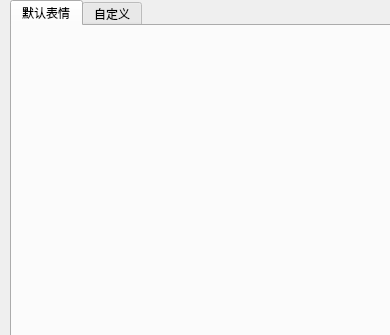
<?xml version="1.0" encoding="UTF-8"?>
<ui version="4.0">
 <class>chat_face</class>
 <widget class="QWidget" name="chat_face">
  <property name="geometry">
   <rect>
    <x>0</x>
    <y>0</y>
    <width>390</width>
    <height>335</height>
   </rect>
  </property>
  <property name="windowTitle">
   <string>Form</string>
  </property>
  <widget class="QWidget" name="gridLayoutWidget">
   <property name="geometry">
    <rect>
     <x>10</x>
     <y>0</y>
     <width>381</width>
     <height>341</height>
    </rect>
   </property>
   <layout class="QGridLayout" name="gridLayout">
    <item row="0" column="1">
     <widget class="QTabWidget" name="tabWidget">
      <property name="currentIndex">
       <number>0</number>
      </property>
      <widget class="QWidget" name="default_faces">
       <attribute name="title">
        <string>默认表情</string>
       </attribute>
       <widget class="QWidget" name="horizontalLayoutWidget">
        <property name="geometry">
         <rect>
          <x>0</x>
          <y>0</y>
          <width>381</width>
          <height>31</height>
         </rect>
        </property>
        <layout class="QHBoxLayout" name="horizontalLayout">
         <item>
          <widget class="myQLabel" name="label_8">
           <property name="text">
            <string/>
           </property>
           <property name="pixmap">
            <pixmap resource="image_resouce.qrc">:/imqface/8.gif</pixmap>
           </property>
          </widget>
         </item>
         <item>
          <widget class="myQLabel" name="label_7">
           <property name="text">
            <string/>
           </property>
           <property name="pixmap">
            <pixmap resource="image_resouce.qrc">:/imqface/7.gif</pixmap>
           </property>
          </widget>
         </item>
         <item>
          <widget class="myQLabel" name="label_6">
           <property name="text">
            <string/>
           </property>
           <property name="pixmap">
            <pixmap resource="image_resouce.qrc">:/imqface/6.gif</pixmap>
           </property>
          </widget>
         </item>
         <item>
          <widget class="myQLabel" name="label_5">
           <property name="text">
            <string/>
           </property>
           <property name="pixmap">
            <pixmap resource="image_resouce.qrc">:/imqface/5.gif</pixmap>
           </property>
          </widget>
         </item>
         <item>
          <widget class="myQLabel" name="label_4">
           <property name="text">
            <string/>
           </property>
           <property name="pixmap">
            <pixmap resource="image_resouce.qrc">:/imqface/4.gif</pixmap>
           </property>
          </widget>
         </item>
         <item>
          <widget class="myQLabel" name="label_3">
           <property name="text">
            <string/>
           </property>
           <property name="pixmap">
            <pixmap resource="image_resouce.qrc">:/imqface/3.gif</pixmap>
           </property>
          </widget>
         </item>
         <item>
          <widget class="myQLabel" name="label_2">
           <property name="text">
            <string/>
           </property>
           <property name="pixmap">
            <pixmap resource="image_resouce.qrc">:/imqface/2.gif</pixmap>
           </property>
          </widget>
         </item>
         <item>
          <widget class="myQLabel" name="label">
           <property name="text">
            <string/>
           </property>
           <property name="pixmap">
            <pixmap resource="image_resouce.qrc">:/imqface/1.gif</pixmap>
           </property>
          </widget>
         </item>
        </layout>
       </widget>
       <widget class="QWidget" name="horizontalLayoutWidget_2">
        <property name="geometry">
         <rect>
          <x>0</x>
          <y>30</y>
          <width>381</width>
          <height>31</height>
         </rect>
        </property>
        <layout class="QHBoxLayout" name="horizontalLayout_2">
         <item>
          <widget class="myQLabel" name="label_11">
           <property name="text">
            <string/>
           </property>
           <property name="pixmap">
            <pixmap resource="image_resouce.qrc">:/imqface/11.gif</pixmap>
           </property>
          </widget>
         </item>
         <item>
          <widget class="myQLabel" name="label_16">
           <property name="text">
            <string/>
           </property>
           <property name="pixmap">
            <pixmap resource="image_resouce.qrc">:/imqface/16.gif</pixmap>
           </property>
          </widget>
         </item>
         <item>
          <widget class="myQLabel" name="label_15">
           <property name="text">
            <string/>
           </property>
           <property name="pixmap">
            <pixmap resource="image_resouce.qrc">:/imqface/15.gif</pixmap>
           </property>
          </widget>
         </item>
         <item>
          <widget class="myQLabel" name="label_14">
           <property name="text">
            <string/>
           </property>
           <property name="pixmap">
            <pixmap resource="image_resouce.qrc">:/imqface/14.gif</pixmap>
           </property>
          </widget>
         </item>
         <item>
          <widget class="myQLabel" name="label_13">
           <property name="text">
            <string/>
           </property>
           <property name="pixmap">
            <pixmap resource="image_resouce.qrc">:/imqface/13.gif</pixmap>
           </property>
          </widget>
         </item>
         <item>
          <widget class="myQLabel" name="label_12">
           <property name="text">
            <string/>
           </property>
           <property name="pixmap">
            <pixmap resource="image_resouce.qrc">:/imqface/12.gif</pixmap>
           </property>
          </widget>
         </item>
         <item>
          <widget class="myQLabel" name="label_10">
           <property name="text">
            <string/>
           </property>
           <property name="pixmap">
            <pixmap resource="image_resouce.qrc">:/imqface/10.gif</pixmap>
           </property>
          </widget>
         </item>
         <item>
          <widget class="myQLabel" name="label_9">
           <property name="text">
            <string/>
           </property>
           <property name="pixmap">
            <pixmap resource="image_resouce.qrc">:/imqface/9.gif</pixmap>
           </property>
          </widget>
         </item>
        </layout>
       </widget>
       <widget class="QWidget" name="horizontalLayoutWidget_3">
        <property name="geometry">
         <rect>
          <x>0</x>
          <y>60</y>
          <width>381</width>
          <height>31</height>
         </rect>
        </property>
        <layout class="QHBoxLayout" name="horizontalLayout_3">
         <item>
          <widget class="myQLabel" name="label_20">
           <property name="text">
            <string/>
           </property>
           <property name="pixmap">
            <pixmap resource="image_resouce.qrc">:/imqface/20.gif</pixmap>
           </property>
          </widget>
         </item>
         <item>
          <widget class="myQLabel" name="label_22">
           <property name="text">
            <string/>
           </property>
           <property name="pixmap">
            <pixmap resource="image_resouce.qrc">:/imqface/22.gif</pixmap>
           </property>
          </widget>
         </item>
         <item>
          <widget class="myQLabel" name="label_24">
           <property name="text">
            <string/>
           </property>
           <property name="pixmap">
            <pixmap resource="image_resouce.qrc">:/imqface/24.gif</pixmap>
           </property>
          </widget>
         </item>
         <item>
          <widget class="myQLabel" name="label_23">
           <property name="text">
            <string/>
           </property>
           <property name="pixmap">
            <pixmap resource="image_resouce.qrc">:/imqface/23.gif</pixmap>
           </property>
          </widget>
         </item>
         <item>
          <widget class="myQLabel" name="label_21">
           <property name="text">
            <string/>
           </property>
           <property name="pixmap">
            <pixmap resource="image_resouce.qrc">:/imqface/21.gif</pixmap>
           </property>
          </widget>
         </item>
         <item>
          <widget class="myQLabel" name="label_19">
           <property name="text">
            <string/>
           </property>
           <property name="pixmap">
            <pixmap resource="image_resouce.qrc">:/imqface/19.gif</pixmap>
           </property>
          </widget>
         </item>
         <item>
          <widget class="myQLabel" name="label_18">
           <property name="text">
            <string/>
           </property>
           <property name="pixmap">
            <pixmap resource="image_resouce.qrc">:/imqface/18.gif</pixmap>
           </property>
          </widget>
         </item>
         <item>
          <widget class="myQLabel" name="label_17">
           <property name="text">
            <string/>
           </property>
           <property name="pixmap">
            <pixmap resource="image_resouce.qrc">:/imqface/17.gif</pixmap>
           </property>
          </widget>
         </item>
        </layout>
       </widget>
       <widget class="QWidget" name="horizontalLayoutWidget_4">
        <property name="geometry">
         <rect>
          <x>0</x>
          <y>90</y>
          <width>381</width>
          <height>37</height>
         </rect>
        </property>
        <layout class="QHBoxLayout" name="horizontalLayout_4">
         <item>
          <widget class="myQLabel" name="label_27">
           <property name="text">
            <string/>
           </property>
           <property name="pixmap">
            <pixmap resource="image_resouce.qrc">:/imqface/27.gif</pixmap>
           </property>
          </widget>
         </item>
         <item>
          <widget class="myQLabel" name="label_32">
           <property name="text">
            <string/>
           </property>
           <property name="pixmap">
            <pixmap resource="image_resouce.qrc">:/imqface/32.gif</pixmap>
           </property>
          </widget>
         </item>
         <item>
          <widget class="myQLabel" name="label_31">
           <property name="text">
            <string/>
           </property>
           <property name="pixmap">
            <pixmap resource="image_resouce.qrc">:/imqface/31.gif</pixmap>
           </property>
          </widget>
         </item>
         <item>
          <widget class="myQLabel" name="label_30">
           <property name="text">
            <string/>
           </property>
           <property name="pixmap">
            <pixmap resource="image_resouce.qrc">:/imqface/30.gif</pixmap>
           </property>
          </widget>
         </item>
         <item>
          <widget class="myQLabel" name="label_29">
           <property name="text">
            <string/>
           </property>
           <property name="pixmap">
            <pixmap resource="image_resouce.qrc">:/imqface/29.gif</pixmap>
           </property>
          </widget>
         </item>
         <item>
          <widget class="myQLabel" name="label_28">
           <property name="text">
            <string/>
           </property>
           <property name="pixmap">
            <pixmap resource="image_resouce.qrc">:/imqface/28.gif</pixmap>
           </property>
          </widget>
         </item>
         <item>
          <widget class="myQLabel" name="label_26">
           <property name="text">
            <string/>
           </property>
           <property name="pixmap">
            <pixmap resource="image_resouce.qrc">:/imqface/26.gif</pixmap>
           </property>
          </widget>
         </item>
         <item>
          <widget class="myQLabel" name="label_25">
           <property name="text">
            <string/>
           </property>
           <property name="pixmap">
            <pixmap resource="image_resouce.qrc">:/imqface/25.gif</pixmap>
           </property>
          </widget>
         </item>
        </layout>
       </widget>
       <widget class="QWidget" name="horizontalLayoutWidget_5">
        <property name="geometry">
         <rect>
          <x>0</x>
          <y>120</y>
          <width>381</width>
          <height>31</height>
         </rect>
        </property>
        <layout class="QHBoxLayout" name="horizontalLayout_5">
         <item>
          <widget class="myQLabel" name="label_36">
           <property name="text">
            <string/>
           </property>
           <property name="pixmap">
            <pixmap resource="image_resouce.qrc">:/imqface/36.gif</pixmap>
           </property>
          </widget>
         </item>
         <item>
          <widget class="myQLabel" name="label_40">
           <property name="text">
            <string/>
           </property>
           <property name="pixmap">
            <pixmap resource="image_resouce.qrc">:/imqface/40.gif</pixmap>
           </property>
          </widget>
         </item>
         <item>
          <widget class="myQLabel" name="label_39">
           <property name="text">
            <string/>
           </property>
           <property name="pixmap">
            <pixmap resource="image_resouce.qrc">:/imqface/39.gif</pixmap>
           </property>
          </widget>
         </item>
         <item>
          <widget class="myQLabel" name="label_38">
           <property name="text">
            <string/>
           </property>
           <property name="pixmap">
            <pixmap resource="image_resouce.qrc">:/imqface/38.gif</pixmap>
           </property>
          </widget>
         </item>
         <item>
          <widget class="myQLabel" name="label_37">
           <property name="text">
            <string/>
           </property>
           <property name="pixmap">
            <pixmap resource="image_resouce.qrc">:/imqface/37.gif</pixmap>
           </property>
          </widget>
         </item>
         <item>
          <widget class="myQLabel" name="label_35">
           <property name="text">
            <string/>
           </property>
           <property name="pixmap">
            <pixmap resource="image_resouce.qrc">:/imqface/35.gif</pixmap>
           </property>
          </widget>
         </item>
         <item>
          <widget class="myQLabel" name="label_34">
           <property name="text">
            <string/>
           </property>
           <property name="pixmap">
            <pixmap resource="image_resouce.qrc">:/imqface/34.gif</pixmap>
           </property>
          </widget>
         </item>
         <item>
          <widget class="myQLabel" name="label_33">
           <property name="text">
            <string/>
           </property>
           <property name="pixmap">
            <pixmap resource="image_resouce.qrc">:/imqface/33.gif</pixmap>
           </property>
          </widget>
         </item>
        </layout>
       </widget>
       <widget class="QWidget" name="horizontalLayoutWidget_6">
        <property name="geometry">
         <rect>
          <x>0</x>
          <y>150</y>
          <width>381</width>
          <height>31</height>
         </rect>
        </property>
        <layout class="QHBoxLayout" name="horizontalLayout_6">
         <item>
          <widget class="myQLabel" name="label_48">
           <property name="text">
            <string/>
           </property>
           <property name="pixmap">
            <pixmap resource="image_resouce.qrc">:/imqface/48.gif</pixmap>
           </property>
          </widget>
         </item>
         <item>
          <widget class="myQLabel" name="label_45">
           <property name="text">
            <string/>
           </property>
           <property name="pixmap">
            <pixmap resource="image_resouce.qrc">:/imqface/45.gif</pixmap>
           </property>
          </widget>
         </item>
         <item>
          <widget class="myQLabel" name="label_47">
           <property name="text">
            <string/>
           </property>
           <property name="pixmap">
            <pixmap resource="image_resouce.qrc">:/imqface/47.gif</pixmap>
           </property>
          </widget>
         </item>
         <item>
          <widget class="myQLabel" name="label_46">
           <property name="text">
            <string/>
           </property>
           <property name="pixmap">
            <pixmap resource="image_resouce.qrc">:/imqface/46.gif</pixmap>
           </property>
          </widget>
         </item>
         <item>
          <widget class="myQLabel" name="label_44">
           <property name="text">
            <string/>
           </property>
           <property name="pixmap">
            <pixmap resource="image_resouce.qrc">:/imqface/44.gif</pixmap>
           </property>
          </widget>
         </item>
         <item>
          <widget class="myQLabel" name="label_42">
           <property name="text">
            <string/>
           </property>
           <property name="pixmap">
            <pixmap resource="image_resouce.qrc">:/imqface/42.gif</pixmap>
           </property>
          </widget>
         </item>
         <item>
          <widget class="myQLabel" name="label_41">
           <property name="text">
            <string/>
           </property>
           <property name="pixmap">
            <pixmap resource="image_resouce.qrc">:/imqface/41.gif</pixmap>
           </property>
          </widget>
         </item>
         <item>
          <widget class="myQLabel" name="label_43">
           <property name="text">
            <string/>
           </property>
           <property name="pixmap">
            <pixmap resource="image_resouce.qrc">:/imqface/43.gif</pixmap>
           </property>
          </widget>
         </item>
        </layout>
       </widget>
       <widget class="QWidget" name="horizontalLayoutWidget_7">
        <property name="geometry">
         <rect>
          <x>0</x>
          <y>180</y>
          <width>381</width>
          <height>31</height>
         </rect>
        </property>
        <layout class="QHBoxLayout" name="horizontalLayout_7">
         <item>
          <widget class="myQLabel" name="label_56">
           <property name="text">
            <string/>
           </property>
           <property name="pixmap">
            <pixmap resource="image_resouce.qrc">:/imqface/56.gif</pixmap>
           </property>
          </widget>
         </item>
         <item>
          <widget class="myQLabel" name="label_55">
           <property name="text">
            <string/>
           </property>
           <property name="pixmap">
            <pixmap resource="image_resouce.qrc">:/imqface/55.gif</pixmap>
           </property>
          </widget>
         </item>
         <item>
          <widget class="myQLabel" name="label_54">
           <property name="text">
            <string/>
           </property>
           <property name="pixmap">
            <pixmap resource="image_resouce.qrc">:/imqface/54.gif</pixmap>
           </property>
          </widget>
         </item>
         <item>
          <widget class="myQLabel" name="label_53">
           <property name="text">
            <string/>
           </property>
           <property name="pixmap">
            <pixmap resource="image_resouce.qrc">:/imqface/53.gif</pixmap>
           </property>
          </widget>
         </item>
         <item>
          <widget class="myQLabel" name="label_52">
           <property name="text">
            <string/>
           </property>
           <property name="pixmap">
            <pixmap resource="image_resouce.qrc">:/imqface/52.gif</pixmap>
           </property>
          </widget>
         </item>
         <item>
          <widget class="myQLabel" name="label_51">
           <property name="text">
            <string/>
           </property>
           <property name="pixmap">
            <pixmap resource="image_resouce.qrc">:/imqface/51.gif</pixmap>
           </property>
          </widget>
         </item>
         <item>
          <widget class="myQLabel" name="label_50">
           <property name="text">
            <string/>
           </property>
           <property name="pixmap">
            <pixmap resource="image_resouce.qrc">:/imqface/50.gif</pixmap>
           </property>
          </widget>
         </item>
         <item>
          <widget class="myQLabel" name="label_49">
           <property name="text">
            <string/>
           </property>
           <property name="pixmap">
            <pixmap resource="image_resouce.qrc">:/imqface/49.gif</pixmap>
           </property>
          </widget>
         </item>
        </layout>
       </widget>
       <widget class="QWidget" name="horizontalLayoutWidget_8">
        <property name="geometry">
         <rect>
          <x>0</x>
          <y>210</y>
          <width>381</width>
          <height>31</height>
         </rect>
        </property>
        <layout class="QHBoxLayout" name="horizontalLayout_8">
         <item>
          <widget class="myQLabel" name="label_60">
           <property name="text">
            <string/>
           </property>
           <property name="pixmap">
            <pixmap resource="image_resouce.qrc">:/imqface/60.gif</pixmap>
           </property>
          </widget>
         </item>
         <item>
          <widget class="myQLabel" name="label_64">
           <property name="text">
            <string/>
           </property>
           <property name="pixmap">
            <pixmap resource="image_resouce.qrc">:/imqface/64.gif</pixmap>
           </property>
          </widget>
         </item>
         <item>
          <widget class="myQLabel" name="label_63">
           <property name="text">
            <string/>
           </property>
           <property name="pixmap">
            <pixmap resource="image_resouce.qrc">:/imqface/63.gif</pixmap>
           </property>
          </widget>
         </item>
         <item>
          <widget class="myQLabel" name="label_62">
           <property name="text">
            <string/>
           </property>
           <property name="pixmap">
            <pixmap resource="image_resouce.qrc">:/imqface/62.gif</pixmap>
           </property>
          </widget>
         </item>
         <item>
          <widget class="myQLabel" name="label_61">
           <property name="text">
            <string/>
           </property>
           <property name="pixmap">
            <pixmap resource="image_resouce.qrc">:/imqface/61.gif</pixmap>
           </property>
          </widget>
         </item>
         <item>
          <widget class="myQLabel" name="label_59">
           <property name="text">
            <string/>
           </property>
           <property name="pixmap">
            <pixmap resource="image_resouce.qrc">:/imqface/59.gif</pixmap>
           </property>
          </widget>
         </item>
         <item>
          <widget class="myQLabel" name="label_58">
           <property name="text">
            <string/>
           </property>
           <property name="pixmap">
            <pixmap resource="image_resouce.qrc">:/imqface/58.gif</pixmap>
           </property>
          </widget>
         </item>
         <item>
          <widget class="myQLabel" name="label_57">
           <property name="text">
            <string/>
           </property>
           <property name="pixmap">
            <pixmap resource="image_resouce.qrc">:/imqface/57.gif</pixmap>
           </property>
          </widget>
         </item>
        </layout>
       </widget>
       <widget class="QWidget" name="horizontalLayoutWidget_9">
        <property name="geometry">
         <rect>
          <x>0</x>
          <y>240</y>
          <width>381</width>
          <height>31</height>
         </rect>
        </property>
        <layout class="QHBoxLayout" name="horizontalLayout_9">
         <item>
          <widget class="myQLabel" name="label_72">
           <property name="text">
            <string/>
           </property>
           <property name="pixmap">
            <pixmap resource="image_resouce.qrc">:/imqface/72.gif</pixmap>
           </property>
          </widget>
         </item>
         <item>
          <widget class="myQLabel" name="label_71">
           <property name="text">
            <string/>
           </property>
           <property name="pixmap">
            <pixmap resource="image_resouce.qrc">:/imqface/71.gif</pixmap>
           </property>
          </widget>
         </item>
         <item>
          <widget class="myQLabel" name="label_70">
           <property name="text">
            <string/>
           </property>
           <property name="pixmap">
            <pixmap resource="image_resouce.qrc">:/imqface/70.gif</pixmap>
           </property>
          </widget>
         </item>
         <item>
          <widget class="myQLabel" name="label_67">
           <property name="text">
            <string/>
           </property>
           <property name="pixmap">
            <pixmap resource="image_resouce.qrc">:/imqface/67.gif</pixmap>
           </property>
          </widget>
         </item>
         <item>
          <widget class="myQLabel" name="label_69">
           <property name="text">
            <string/>
           </property>
           <property name="pixmap">
            <pixmap resource="image_resouce.qrc">:/imqface/69.gif</pixmap>
           </property>
          </widget>
         </item>
         <item>
          <widget class="myQLabel" name="label_68">
           <property name="text">
            <string/>
           </property>
           <property name="pixmap">
            <pixmap resource="image_resouce.qrc">:/imqface/68.gif</pixmap>
           </property>
          </widget>
         </item>
         <item>
          <widget class="myQLabel" name="label_65">
           <property name="text">
            <string/>
           </property>
           <property name="pixmap">
            <pixmap resource="image_resouce.qrc">:/imqface/65.gif</pixmap>
           </property>
          </widget>
         </item>
         <item>
          <widget class="myQLabel" name="label_66">
           <property name="text">
            <string/>
           </property>
           <property name="pixmap">
            <pixmap resource="image_resouce.qrc">:/imqface/66.gif</pixmap>
           </property>
          </widget>
         </item>
        </layout>
       </widget>
       <widget class="QWidget" name="horizontalLayoutWidget_10">
        <property name="geometry">
         <rect>
          <x>0</x>
          <y>270</y>
          <width>381</width>
          <height>31</height>
         </rect>
        </property>
        <layout class="QHBoxLayout" name="horizontalLayout_10">
         <item>
          <widget class="myQLabel" name="label_77">
           <property name="text">
            <string/>
           </property>
           <property name="pixmap">
            <pixmap resource="image_resouce.qrc">:/imqface/77.gif</pixmap>
           </property>
          </widget>
         </item>
         <item>
          <widget class="myQLabel" name="label_80">
           <property name="text">
            <string/>
           </property>
           <property name="pixmap">
            <pixmap resource="image_resouce.qrc">:/imqface/80.gif</pixmap>
           </property>
          </widget>
         </item>
         <item>
          <widget class="myQLabel" name="label_79">
           <property name="text">
            <string/>
           </property>
           <property name="pixmap">
            <pixmap resource="image_resouce.qrc">:/imqface/79.gif</pixmap>
           </property>
          </widget>
         </item>
         <item>
          <widget class="myQLabel" name="label_78">
           <property name="text">
            <string/>
           </property>
           <property name="pixmap">
            <pixmap resource="image_resouce.qrc">:/imqface/78.gif</pixmap>
           </property>
          </widget>
         </item>
         <item>
          <widget class="myQLabel" name="label_75">
           <property name="text">
            <string/>
           </property>
           <property name="pixmap">
            <pixmap resource="image_resouce.qrc">:/imqface/75.gif</pixmap>
           </property>
          </widget>
         </item>
         <item>
          <widget class="myQLabel" name="label_76">
           <property name="text">
            <string/>
           </property>
           <property name="pixmap">
            <pixmap resource="image_resouce.qrc">:/imqface/76.gif</pixmap>
           </property>
          </widget>
         </item>
         <item>
          <widget class="myQLabel" name="label_74">
           <property name="text">
            <string/>
           </property>
           <property name="pixmap">
            <pixmap resource="image_resouce.qrc">:/imqface/74.gif</pixmap>
           </property>
          </widget>
         </item>
         <item>
          <widget class="myQLabel" name="label_73">
           <property name="text">
            <string/>
           </property>
           <property name="pixmap">
            <pixmap resource="image_resouce.qrc">:/imqface/73.gif</pixmap>
           </property>
          </widget>
         </item>
        </layout>
       </widget>
      </widget>
      <widget class="QWidget" name="sdefine_faces">
       <attribute name="title">
        <string>自定义</string>
       </attribute>
      </widget>
     </widget>
    </item>
   </layout>
  </widget>
 </widget>
 <customwidgets>
  <customwidget>
   <class>myQLabel</class>
   <extends>QLabel</extends>
   <header>myQlable.h</header>
  </customwidget>
 </customwidgets>
 <resources>
  <include location="image_resouce.qrc"/>
 </resources>
 <connections/>
</ui>
